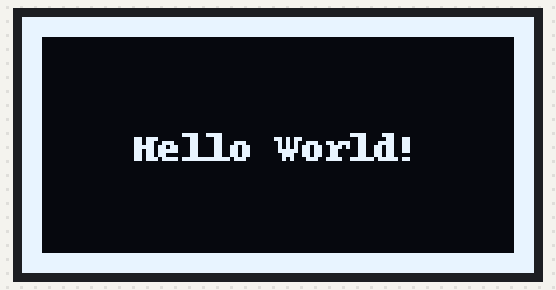
This program was run on a simulated Raspberry Pi (BCM pin numbers). On the bench: 128×64 one-colour display. At 0.1 s the program stops and its outputs stay as they are.

Above: at 0.2 s.

The program:

main.py
```python
# https://learn.adafruit.com/monochrome-oled-breakouts/python-usage-2
"""
This demo will fill the screen with white, draw a black box on top
and then print Hello World! in the center of the display

This example is for use on (Linux) computers that are using CPython with
Adafruit Blinka to support CircuitPython libraries. CircuitPython does
not support PIL/pillow (python imaging library)!
"""

import board
import digitalio
from PIL import Image, ImageDraw, ImageFont
import adafruit_ssd1306

# Define the Reset Pin
oled_reset = digitalio.DigitalInOut(board.D6)

# Change these
# to the right size for your display!
WIDTH = 128
HEIGHT = 64  # Change to 64 if needed
BORDER = 5

# Use for I2C.
# i2c = board.I2C()
# oled = adafruit_ssd1306.SSD1306_I2C(WIDTH, HEIGHT, i2c, addr=0x3C, reset=oled_reset)

# Use for SPI
spi = board.SPI()
oled_cs = digitalio.DigitalInOut(board.D4)
oled_dc = digitalio.DigitalInOut(board.D5)
oled = adafruit_ssd1306.SSD1306_SPI(WIDTH, HEIGHT, spi, oled_dc, oled_reset, oled_cs)

# Clear display.
oled.fill(0)
oled.show()

# Create blank image for drawing.
# Make sure to create image with mode '1' for 1-bit color.
image = Image.new("1", (oled.width, oled.height))

# Get drawing object to draw on image.
draw = ImageDraw.Draw(image)

# Draw a white background
draw.rectangle((0, 0, oled.width, oled.height), outline=255, fill=255)

# Draw a smaller inner rectangle
draw.rectangle(
    (BORDER, BORDER, oled.width - BORDER - 1, oled.height - BORDER - 1),
    outline=0,
    fill=0,
)

# Load default font.
font = ImageFont.load_default()

# Draw Some Text
text = "Hello World!"
(font_width, font_height) = font.getsize(text)
draw.text(
    (oled.width // 2 - font_width // 2, oled.height // 2 - font_height // 2),
    text,
    font=font,
    fill=255,
)

# Display image
oled.image(image)
oled.show()
```
